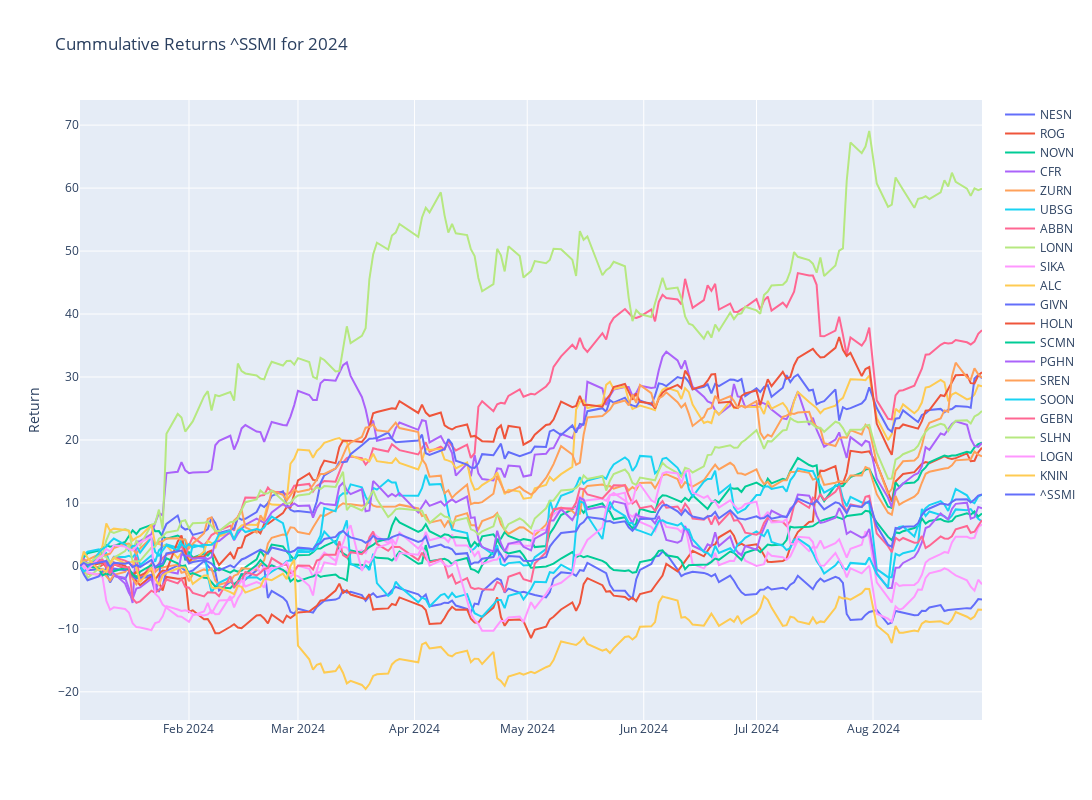

Notebook source saved alongside this figure:
### Code cell
# Plotly
fig = make_subplots()

# Graph (1,1)
# Loop all stock files and get cummulative return for year
for stock in tqdm(index_list):
    f = os.path.join("../input", stock)
    df = pd.read_csv(f+".csv",index_col="Date",parse_dates=True)
    df['Cummulative_Return'] = cumulative_return(df["Adj Close"].loc[year])
    fig.add_trace(go.Scatter(x=df['Cummulative_Return'].loc[year].index,y=df['Cummulative_Return'].loc[year],mode="lines",name=stock.split('.')[0]),row=1,col=1)

# Update xaxis properties
fig.update_yaxes(title_text="Return", row=1, col=1)

fig.update_layout(height=800, width=1300,showlegend=True,title=f"Cummulative Returns {ticker} for {year}")

fig.show()

### Figure 1 — Plotly figure (JSON) as saved in the notebook; plotly's stock layout.template omitted (floating-point values rounded to 4 significant figures; data arrays with more than 128 entries replaced by an {"elided": "..."} marker saying what was removed)
{"data": [{"mode": "lines", "name": "NESN", "type": "scatter", "x": {"elided": "167 str values"}, "xaxis": "x", "y": {"elided": "167 float values"}, "yaxis": "y"}, {"mode": "lines", "name": "ROG", "type": "scatter", "x": {"elided": "167 str values"}, "xaxis": "x", "y": {"elided": "167 float values"}, "yaxis": "y"}, {"mode": "lines", "name": "NOVN", "type": "scatter", "x": {"elided": "167 str values"}, "xaxis": "x", "y": {"elided": "167 float values"}, "yaxis": "y"}, {"mode": "lines", "name": "CFR", "type": "scatter", "x": {"elided": "167 str values"}, "xaxis": "x", "y": {"elided": "167 float values"}, "yaxis": "y"}, {"mode": "lines", "name": "ZURN", "type": "scatter", "x": {"elided": "167 str values"}, "xaxis": "x", "y": {"elided": "167 float values"}, "yaxis": "y"}, {"mode": "lines", "name": "UBSG", "type": "scatter", "x": {"elided": "167 str values"}, "xaxis": "x", "y": {"elided": "167 float values"}, "yaxis": "y"}, {"mode": "lines", "name": "ABBN", "type": "scatter", "x": {"elided": "167 str values"}, "xaxis": "x", "y": {"elided": "167 float values"}, "yaxis": "y"}, {"mode": "lines", "name": "LONN", "type": "scatter", "x": {"elided": "167 str values"}, "xaxis": "x", "y": {"elided": "167 float values"}, "yaxis": "y"}, {"mode": "lines", "name": "SIKA", "type": "scatter", "x": {"elided": "167 str values"}, "xaxis": "x", "y": {"elided": "167 float values"}, "yaxis": "y"}, {"mode": "lines", "name": "ALC", "type": "scatter", "x": {"elided": "167 str values"}, "xaxis": "x", "y": {"elided": "167 float values"}, "yaxis": "y"}, {"mode": "lines", "name": "GIVN", "type": "scatter", "x": {"elided": "167 str values"}, "xaxis": "x", "y": {"elided": "167 float values"}, "yaxis": "y"}, {"mode": "lines", "name": "HOLN", "type": "scatter", "x": {"elided": "167 str values"}, "xaxis": "x", "y": {"elided": "167 float values"}, "yaxis": "y"}, {"mode": "lines", "name": "SCMN", "type": "scatter", "x": {"elided": "167 str values"}, "xaxis": "x", "y": {"elided": "167 float values"}, "yaxis": "y"}, {"mode": "lines", "name": "PGHN", "type": "scatter", "x": {"elided": "167 str values"}, "xaxis": "x", "y": {"elided": "167 float values"}, "yaxis": "y"}, {"mode": "lines", "name": "SREN", "type": "scatter", "x": {"elided": "167 str values"}, "xaxis": "x", "y": {"elided": "167 float values"}, "yaxis": "y"}, {"mode": "lines", "name": "SOON", "type": "scatter", "x": {"elided": "167 str values"}, "xaxis": "x", "y": {"elided": "167 float values"}, "yaxis": "y"}, {"mode": "lines", "name": "GEBN", "type": "scatter", "x": {"elided": "167 str values"}, "xaxis": "x", "y": {"elided": "167 float values"}, "yaxis": "y"}, {"mode": "lines", "name": "SLHN", "type": "scatter", "x": {"elided": "167 str values"}, "xaxis": "x", "y": {"elided": "167 float values"}, "yaxis": "y"}, {"mode": "lines", "name": "LOGN", "type": "scatter", "x": {"elided": "167 str values"}, "xaxis": "x", "y": {"elided": "167 float values"}, "yaxis": "y"}, {"mode": "lines", "name": "KNIN", "type": "scatter", "x": {"elided": "167 str values"}, "xaxis": "x", "y": {"elided": "167 float values"}, "yaxis": "y"}, {"mode": "lines", "name": "^SSMI", "type": "scatter", "x": {"elided": "166 str values"}, "xaxis": "x", "y": {"elided": "166 float values"}, "yaxis": "y"}], "layout": {"height": 800, "showlegend": true, "title": {"text": "Cummulative Returns ^SSMI for 2024"}, "width": 1300, "xaxis": {"anchor": "y", "domain": [0, 1]}, "yaxis": {"anchor": "x", "domain": [0, 1], "title": {"text": "Return"}}}}
